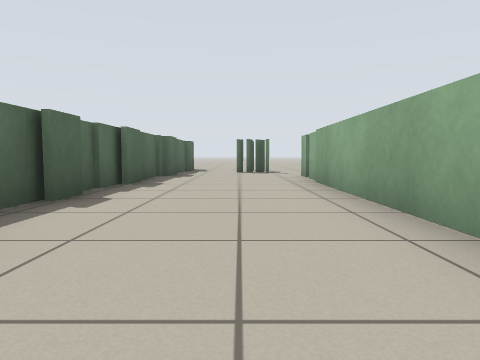
View 1 (above)

15 first-person views from a walk through a robot-simulator world made for Stage. The camera is 0.5 m above the floor, tilts 4° down and sees 70° across. Floor lines are 1 m apart. The floor is counted in squares, 1 m on a side. Each view is taken from the middle of a square. On the plan, view 1 faces up. The plan holds only what a view shows up to about 9 squares ahead; the rest is blank. The robots in the file are not drawn.

View 2
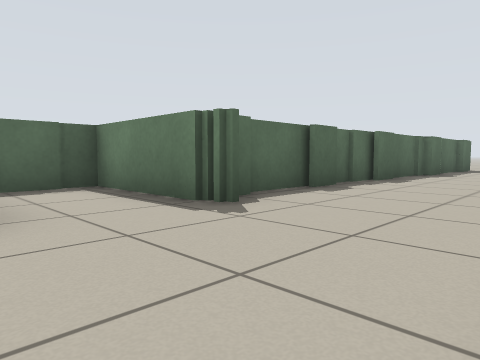

View 3
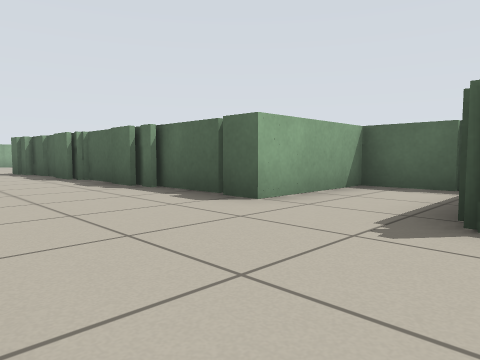

View 4
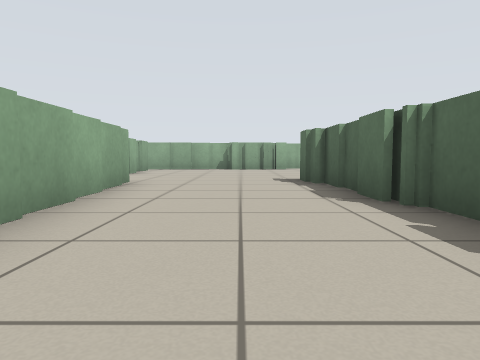

View 5
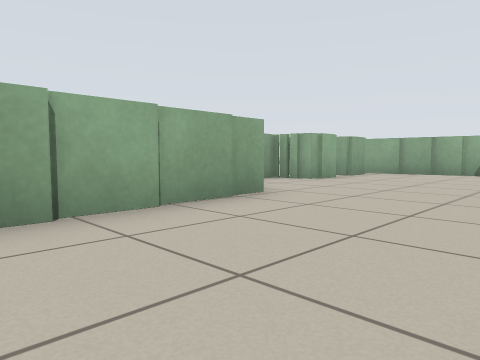

View 6
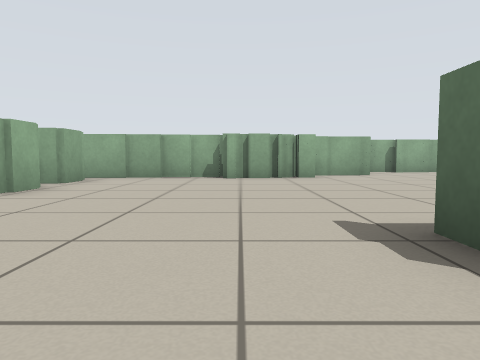

View 7
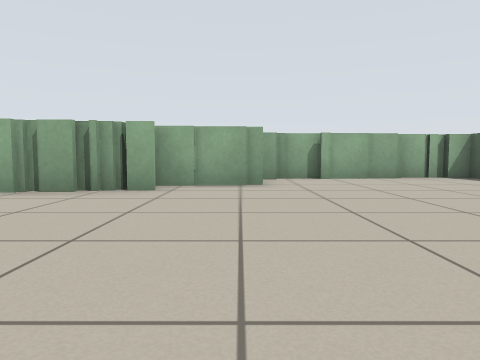

View 8
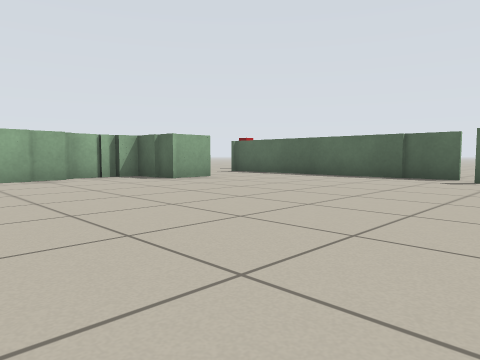

View 9
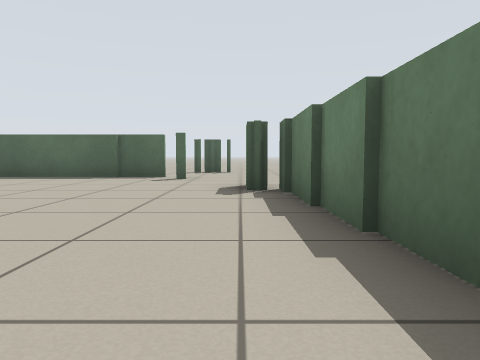

View 10
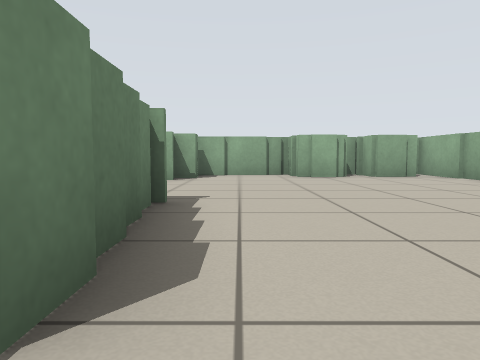

View 11
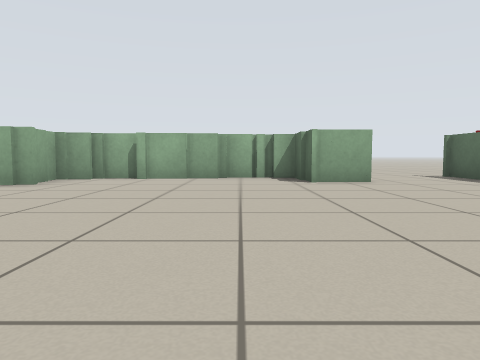

View 12
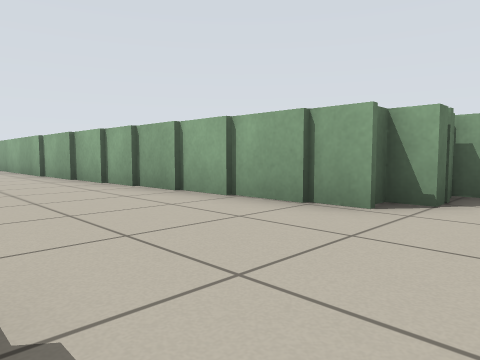

View 13
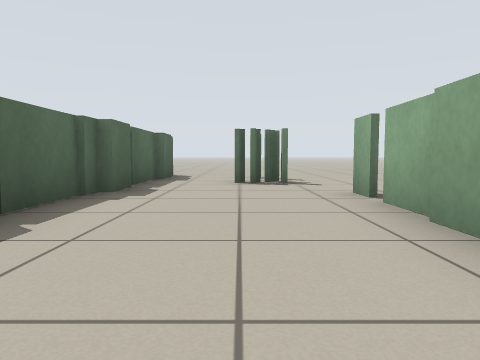

View 14
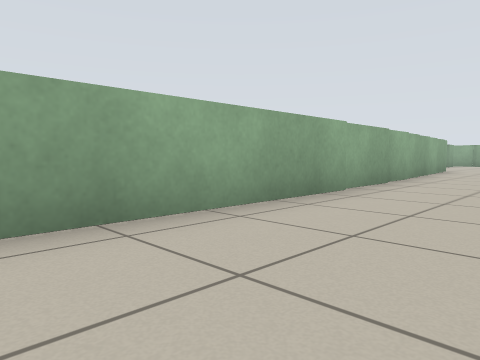

View 15
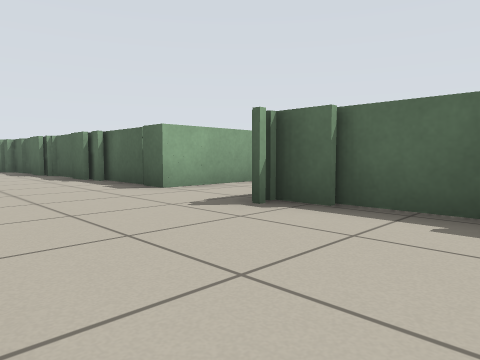

### Floor plan
Points are (right, up) in squares from view 1. A wall is a line through its corners. A room is listed if a view was taken in it or the views show most of it. See-through windows are left out.
Room 1 (views 1, 2, 3, 4, 5, 6, 7, 8, 9, 10, 11, 12, 13, 14, 15)
walls: (-1.6, -6.8) (-1.6, -8.4); (-1.3, -8.1) (-1.3, -9.1) (-2.6, -9.1); (-1.6, -5.4) (-1.6, -6.6); (-2.9, -9.4) (-3.4, -9.4); (1.9, -8) (1.9, -4.6); (-3.5, -9.4) (-4.2, -9.4); (1.7, -4.8) (1.7, -2.4); (-1.8, -2.8) (-1.8, -6.1); (-5.2, -9.1) (-7.5, -9.1); (3.2, -9.1) (2.7, -9.1) (2.7, -8.5) (2.1, -8.5) (2.1, -7.9); (1.5, -2.5) (1.5, 7.8); (3.9, -10.8) (3.9, -8.8); (-7.4, -9.4) (-9, -9.4) (-9, -10); (3.2, -12.6) (3.2, -11.3) (4.1, -11.3); (-0.8, -14.8) (0.4, -14.8); (-1.9, -15) (-0.6, -15); (1.1, -15) (4.1, -15); (0.4, -15.2) (1.2, -15.2); (-1.6, 1.3) (-4.6, 1.3) (-4.6, -0.6) (-2, -0.6) (-2, -3.6); (3.2, -14.4) (3.2, -13.2); (-2, 2.2) (-2, 1.2); (-3.4, -16.4) (-3.4, -15.9) (-1.5, -15.9); (-3.9, -17.4) (-3.1, -17.4); (-2.2, 4) (-2.2, 2.1); (-2, 4.5) (-2, 3.6); (-6.6, -17.6) (-3.8, -17.6); (-12, -11.8) (-12, -15.6); (-2.2, 5.2) (-2.2, 4.8); (-9.6, -16.6) (-8.3, -16.6) (-8.3, -17.9) (-6.5, -17.9); (1.5, 8) (1.5, 8.8); (-2, 8.8) (-2, 5.1); (0.4, 10.3) (-0.1, 10.3); (-1.8, 10.5) (-1.8, 8.6)
ways out: opening at (-10.5, -10.5); opening at (-10, -15.3); opening at (-1, 10); opening at (1, 9)

Positions as (right, up) in squares from view 1, and headings:
1: (0, 0), facing up
2: (1, -1), facing up-left
3: (1, 2), facing down-left
4: (0, -2), facing down
5: (-1, -5), facing down-right
6: (0, -7), facing down
7: (-3, -10), facing down
8: (-4, -10), facing down-left
9: (-4, -10), facing left
10: (-5, -10), facing right
11: (-7, -10), facing down
12: (-1, -10), facing up-right
13: (0, 4), facing up
14: (-1, 4), facing down-right
15: (1, 4), facing down-left
